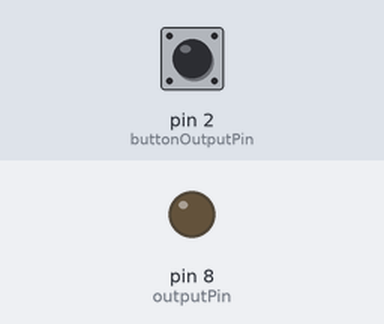
A sketch run on a simulated Arduino Uno, built with avr-gcc and run on an emulated ATmega328P. On the bench: output pins drawn as LEDs (lit = HIGH). The inputs (shaded band) are chosen by the test bench; at power-on: pin 2 (buttonOutputPin) HIGH. What the sketch prints to the serial monitor is not drawn.

Above: at 1.2 s.
1.3 s: pin 2 (buttonOutputPin) pulled LOW for 0.15 s
At 2.4 s:
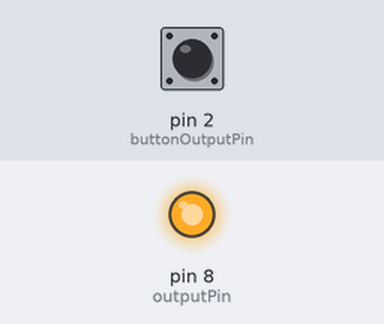
2.9 s: pin 2 (buttonOutputPin) pulled LOW for 1 s
At 3.7 s:
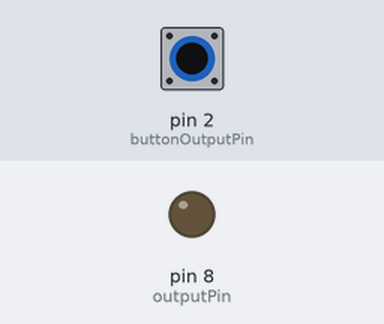
5.4 s: pin 2 (buttonOutputPin) pulled LOW for 3.2 s
At 6.7 s:
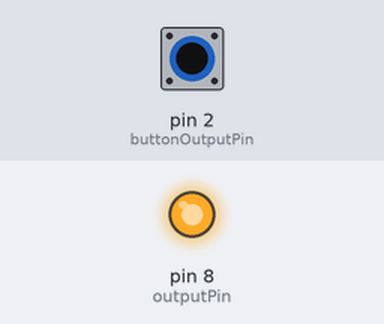
Timing chart, 0 to 8.4 s (numbered marks = the images above; inputs shaded):
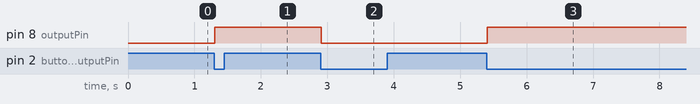

Measured:
- after the input at 1.3 s, pin 8 (outputPin): LOW → HIGH at once
- after the input at 2.9 s, pin 8 (outputPin): HIGH → LOW at once
- after the input at 5.4 s, pin 8 (outputPin): LOW → HIGH at once

The sketch:

Arduino_Project_17-Push_button_as_toggle_switch.ino
```cpp
//Arduino_Project_17-Push_button_as_toggle_switch
/*
  A very useful lesson/code
  Using a pull-down resistor type press button this is a
  program for a toggle button.
  For a toggle button to work you need a variable to
  remember the state the LED is in
*/
//Variables
int buttonOutputPin = 2;
int outputPin = 8;
int pinState = 0;
int buttonOld = 0;
int buttonNew;
int wait = 1000;

void setup() {
  pinMode(outputPin, OUTPUT);
  pinMode(buttonOutputPin, INPUT);
  Serial.begin(9600);
}

void loop() {
  buttonNew = digitalRead(buttonOutputPin);
  Serial.println(buttonNew);

  if(buttonOld == 1 && buttonNew == 0) {
    if (pinState == 0){
      digitalWrite(outputPin, HIGH);
      pinState = 1;
    }
    else{
      digitalWrite(outputPin, LOW);
      pinState = 0;
    }
  }
  buttonOld = buttonNew;
}
```
